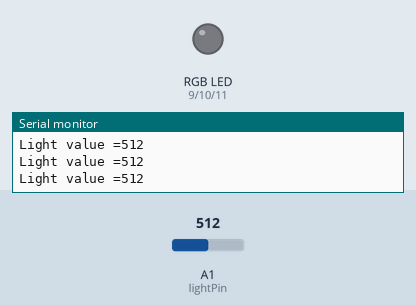
This sketch was run on a simulated Arduino Uno, built with avr-gcc and run on an emulated ATmega328P. Parts: an RGB LED mixed from three pins (HIGH = lit), the last lines printed to the serial monitor. Inputs (shaded band) come from the test bench; at power-on: A1 (lightPin) = 512.

Above: at 1.2 s.
1.3 s: A1 (lightPin) set to 110
2.8 s: A1 (lightPin) set to 90
At 3.3 s:
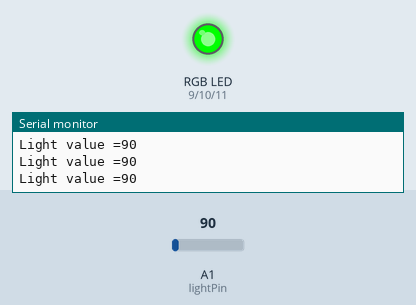
4.4 s: A1 (lightPin) set to 0
At 5.9 s:
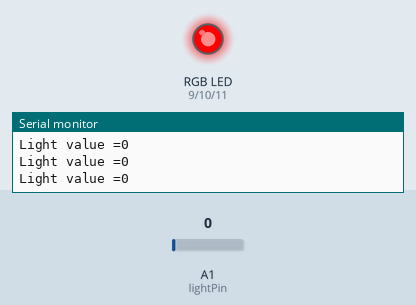
Timing chart, 0 to 7.4 s (numbered marks = the images above; inputs shaded):
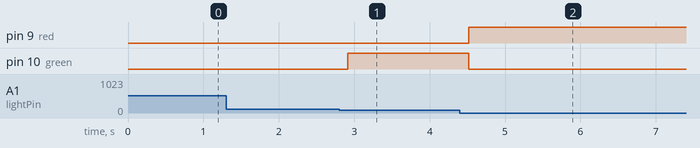

The sketch:

code_2_.ino
```cpp
int lightPin = A1; // The light sensor is plugged into pin A1 of the Arduino.
int data = 0;      // This will store the data from the sensor.
int red = 9;       // the red light is connected to pin 9.
int green = 10;    // the green light is connected to pin 10.
int blue = 11;     // the blue light is connected to pin 11.
int bright = 100;
int mid = 85;
int dark = 45;
void setup()
{ // The Setup function runs once.
    Serial.begin(9600);
    pinMode(red, OUTPUT);   // setup red light fro output colour.
    pinMode(green, OUTPUT); // setup green light fro output colour.
    pinMode(blue, OUTPUT);  // setup blue light fro output colour.
}
void loop()
{
    level3();
}

void level3()
{
    // The loop function runs forever.
    data = analogRead(lightPin); // Read the value from the light sensor and store it in the lightData
    // variable.

    Serial.print("Light value =");
    Serial.println(data); // Print the data to the serial port.
    delay(100);           // Wait 100 millisecond (100mS) before running again.

    if (data < dark)
    { // from range 0-45 the red RGB will turn on.
        analogWrite(red, 255);
        analogWrite(green, 0);
        analogWrite(blue, 0);
    }
    else if (data > dark && data < mid)
    {
        analogWrite(red, 0); // from range 45-85 the blue RGB will turn on.
        analogWrite(green, 0);
        analogWrite(blue, 255);
    }
    else if (data > mid && data < bright)
    {
        analogWrite(green, 255); // from range 85-100 the green RGB will turn on.
        analogWrite(blue, 0);
        analogWrite(red, 0);
    }
}
```

Measured:
- the behaviour switches between 100 and 99 on A1 (lightPin) (found by bisection; images 0 and 1)
- after the input at 2.8 s, pin 10 (green): LOW → HIGH after 0.11 s
- after the input at 4.4 s, pin 9 (red): LOW → HIGH after 0.12 s; pin 10 (green): HIGH → LOW after 0.12 s
